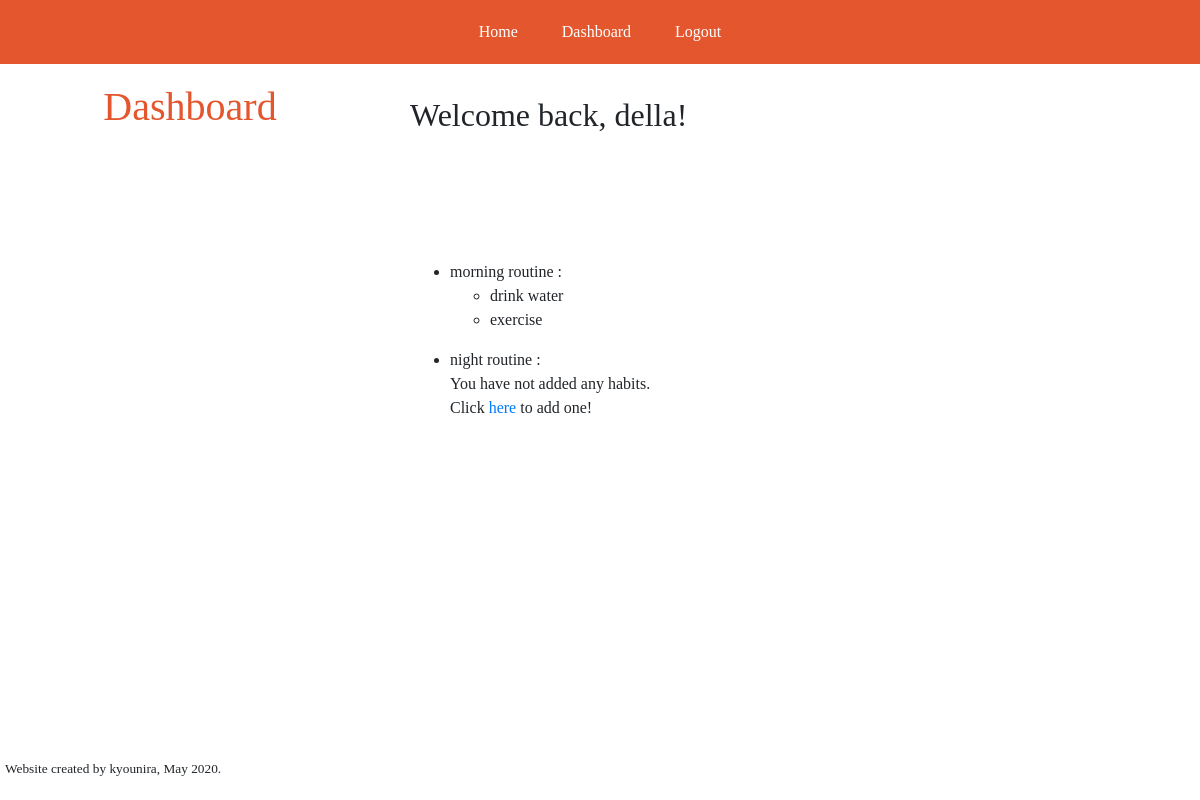
The page /della/dashboard (signed in) on the database as committed earlier.
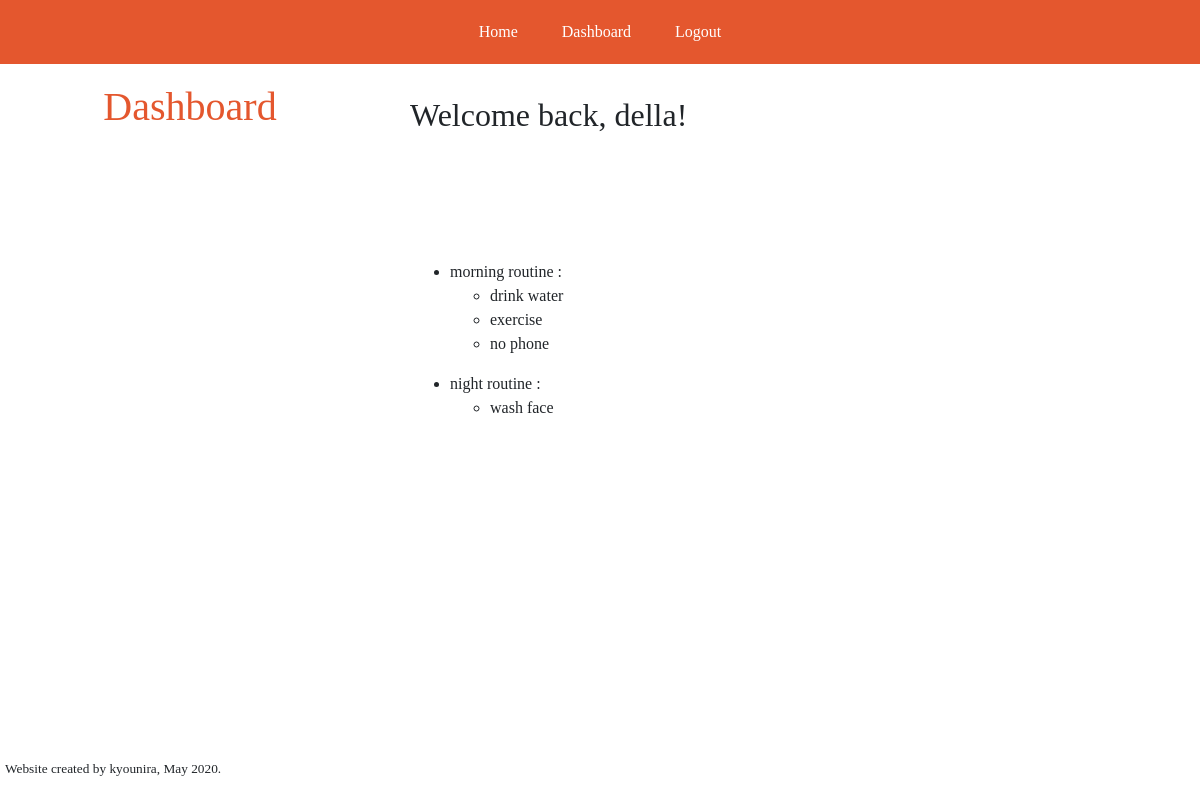
The same page on the database as committed later.
### app/models.py (models this page shows, shortened)
class User(UserMixin, db.Model):
    id = db.Column(db.Integer, primary_key=True)
    username = db.Column(db.String(64), index=True, unique=True)
    email = db.Column(db.String(120), index=True, unique=True)
    password_hash = db.Column(db.String(128))
    systems = db.relationship('System', backref='creator', lazy='dynamic')

class System(db.Model):
    sid = db.Column(db.Integer, primary_key=True)
    title = db.Column(db.String(64), index=True)
    descr = db.Column(db.String(120), index=True)
    user_id = db.Column(db.Integer, db.ForeignKey('user.id'), nullable=False)
    status = db.Column(db.Boolean)
    date_created = db.Column(db.DateTime, index=True, default=datetime.utcnow)
    users = db.relationship(User)
    habits = db.relationship('Habit', backref='parent', lazy='dynamic')

class Habit(db.Model):
    hid = db.Column(db.Integer, primary_key=True)
    title = db.Column(db.String(64), index=True)
    progress = db.Column(db.Integer, index=True)
    goal = db.Column(db.Integer, index=True)
    system_id = db.Column(db.Integer, db.ForeignKey('system.sid'), nullable=False)

### app/routes.py (the view)
@app.route('/<username>/dashboard')
@login_required
def dashboard(username):
    systems = System.query.filter_by(user_id=current_user.id).all()
    data = dict()
    for system in systems:
        habits = []
        hquery = Habit.query.filter_by(system_id=system.sid).all()
        if hquery is not None:
            for habit in hquery:
                habits.append(habit)
        else:
            raise Exception('No habits found.')
        data[system] = habits
    return render_template('dashboard.html', title='Dashboard', systems=systems, data=data)

### app/models.py (called while the page is built)
@login.user_loader
def load_user(id):
    return User.query.get(int(id))

### app/templates/dashboard.html
{% extends "base.html" %}
{% block content %}
    <div class="row">
        <div class="col-sm-4">
            <div class="header-other">
                <h1>Dashboard</h1>
            </div>
        </div>
        <div class="col-sm-8">
            <div class="greeting">
                <h2>Welcome back, {{ current_user.username }}!</h2>
            </div>
            <div class="systems">
                {% if systems %}
                    {% for key in data %}
                    <ul>
                        <li>
                            {{ key.title }} :
                        </li>
                            {% if data[key]|length > 0 %}
                                {% for habit in data[key] %}
                                <ul>
                                    <li>{{ habit.title }}</li>
                                </ul>
                                {% endfor %}
                            {% else %}
                                <p>
                                You have not added any habits.<br>
                                Click <a href="{{ url_for('create_habit', username=current_user.username) }}">here</a>
                                to add one!
                                </p>
                            {% endif %}
                    </ul>
                    {% endfor %}
            {% else %}
                <p>
                You have not created any systems yet. <br>
                Click <a href="{{ url_for('create_system', username=current_user.username) }}">here</a> to start!
                </p>
            {% endif %}
            </div>
        </div>
    </div>
{% endblock %}

### app/templates/base.html (shortened to what this page needs)
<!DOCTYPE html>
<html>
    <head>
        <link rel="stylesheet" href="https://maxcdn.bootstrapcdn.com/bootstrap/4.0.0/css/bootstrap.min.css">
        <link href= "{{ url_for('static',filename='styles/base.css') }}" rel="stylesheet" type="text/css">
        <link href= "{{ url_for('static',filename='styles/index.css') }}" rel="stylesheet" type="text/css">
        <link href= "{{ url_for('static',filename='styles/login.css') }}" rel="stylesheet" type="text/css">
        <link href= "{{ url_for('static',filename='styles/systems.css') }}" rel="stylesheet" type="text/css">
    </head>
    <body>
        <header>
            <nav>
                <div class="navBlock">
                    <div class="siteNav">
                        <a href="{{ url_for('index') }}">Home</a>
                    </div>
                    <div class="userNav">
                        {% if current_user.is_anonymous %}
                            <a href="{{ url_for('register') }}">Sign Up</a>
                            <a href="{{ url_for('login') }}">Login</a>
                        {% else %}
                            <a href="{{ url_for('dashboard', username=current_user.username) }}">Dashboard</a>
                            <a href="{{ url_for('logout') }}">Logout</a>
                        {% endif %}
                    </div>
                </div>
            </nav>
        </header>
        {% block content %}
        {% endblock %}
        <footer>
            <p>Website created by kyounira, May 2020.</p>
        </footer>
    </body>
</html>

### app/static/styles/base.css (style rules this page uses)
body { margin: 0; font-family: Consolas; }
nav a, .navBlock { background-color: #e4572e; color: white; font-size: medium; text-align: center; text-decoration: none; padding: 20px; }
.siteNav, .userNav { display: inline; text-decoration: none; }
footer { position: absolute; text-align: left; font-size: 10pt; bottom: 5px; margin-left: 5px; }

### app/static/styles/systems.css (style rules this page uses)
.header-other { padding-top: 5%; color: #e4572e; text-align: center; }
.greeting { padding-top: 4%; }
.systems, .form-system { padding-top: 15%; }

Rows that differ between the two databases and show on the page:
added Habit: title "no phone", shown under System "morning routine"
shown differently, row unchanged: System "night routine": no longer shows "You have not added any habits. Click here to add one!"
added Habit: title "wash face", shown under System "night routine"
